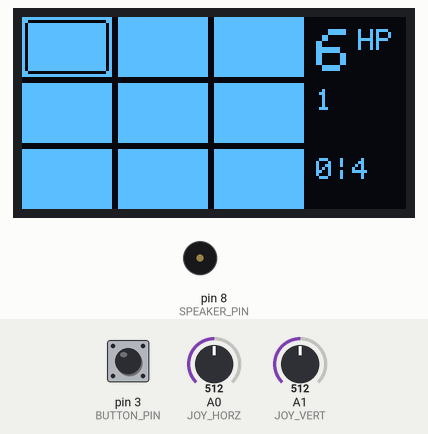
Recording of a sketch running on a simulated Arduino Uno, built with avr-gcc and run on an emulated ATmega328P. Parts: 128×64 one-colour display, buzzer (waves = sounding). The test bench sets the inputs (shaded band); at power-on: pin 3 (BUTTON_PIN) HIGH, A0 (JOY_HORZ) = 512, A1 (JOY_VERT) = 512. Random numbers use the default seed unless the sketch sets one.

Above: at 1.6 s.
1.7 s: pin 3 (BUTTON_PIN) pulled LOW for 0.15 s
At 2.2 s:
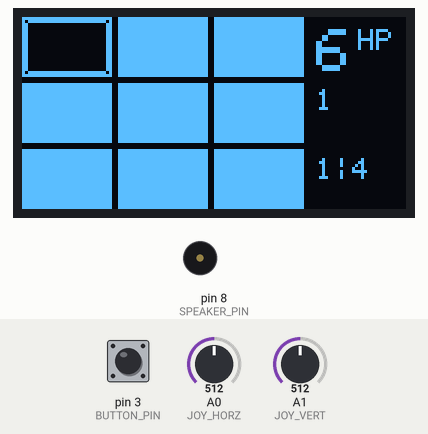
3.3 s: A0 (JOY_HORZ) set to 122
At 4.5 s:
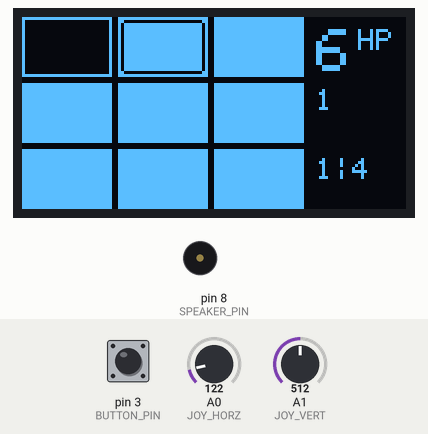
4.8 s: pin 3 (BUTTON_PIN) pulled LOW for 1 s
At 5.6 s:
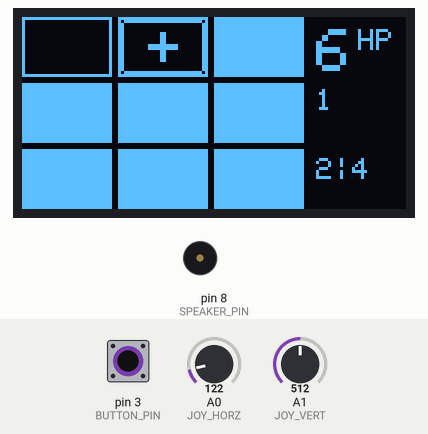
7.3 s: A1 (JOY_VERT) set to 122
At 8.4 s:
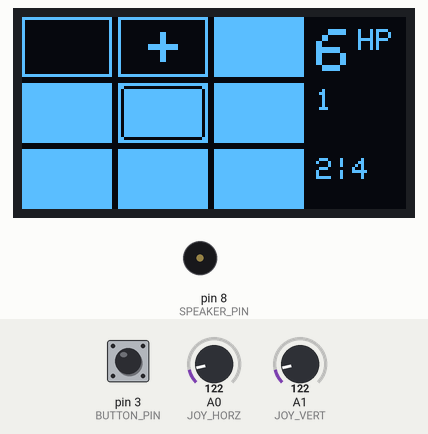
Timing chart, 0 to 9.8 s (numbered marks = the images above; inputs shaded):
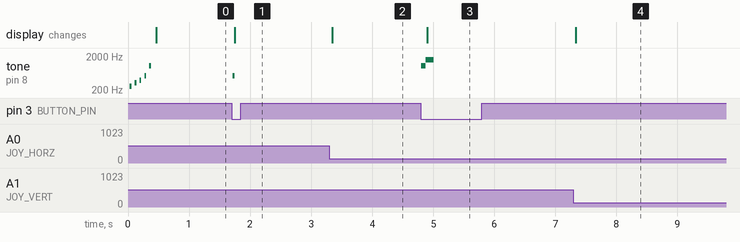

The sketch:

sketch.ino
```cpp
#include "pitches.h"
#include <Adafruit_GFX.h>
#include <Adafruit_SSD1306.h>

/* ARDUINO CESTO SOURCE CODE
 * (C) E. Balcioglu & J. Hamilton, 2026
 */

#define BUTTON_PIN  3
#define SPEAKER_PIN 8
#define JOY_HORZ    A0
#define JOY_VERT    A1
#define RANDOM_PIN  A2


// DISPLAY
const int MAX_WIDTH        = 128;
const int MAX_HEIGHT       = 64;
const int SET              = 1;
const int CLEAR            = 0;
Adafruit_SSD1306 display = Adafruit_SSD1306(MAX_WIDTH, MAX_HEIGHT, &Wire);

// GRIDS
const int GRID_COLS        = 3;
const int GRID_ROWS        = 3;
const int CELL_W           = 32;
const int CELL_H           = 22;
const int BOX_W            = 30;
const int BOX_H            = 20;
bool revealed[GRID_COLS][GRID_ROWS];

// HEALING
const int HEALTH_UP        = 2;
const int HEALTH_INSET_X   = 10;
const int HEALTH_INSET_Y   = 3;
int playerHealth           = 6;
int healthCol              = 0;
int healthRow              = 0;
bool healthFound;

// ENEMY
const int ENEMY_INSET_X    = 6;
const int ENEMY_INSET_Y    = 7;
const int MAX_ENEMIES      = 3;
int currEnemy              = 0;
int enemyCol[3]            = {0};
int enemyRow[3]            = {0};
bool enemyFound[3];

// DOOR
const int DOORS_REQUIRED   = 4;
int doorsOpened            = 0;

// CURSOR
const int CURSOR_W         = BOX_W - 2;
const int CURSOR_H         = BOX_H - 2;
const int CURSOR_INSET     = 1;
int cursorCol              = 0;
int cursorRow              = 0;

// EDGE DETECTION
int buttonPrev            = 0;
int horzPrev              = 0;
int vertPrev              = 0;

// GAME STATE
int randNum               = 0;
int currStage             = 1;
int highScore             = 1;
bool isHighScore          = false;


/* SETUP()
 * Function that runs once, when the board gets power or resets.
 * Used for config, like starting the display, or assigning pins as I/O.
 */
void setup() {
    Serial.begin(9600);
    display.begin(SSD1306_SWITCHCAPVCC, 0x3C);

    randomSeed(analogRead(RANDOM_PIN));
    pinMode(BUTTON_PIN, INPUT_PULLUP);
    pinMode(SPEAKER_PIN, OUTPUT);

    startLevel();
    playHello();
}

/* PARSEJOYSTICK() - x and y
 * Function pair that turns raw joystick inputs to readable values.
 * Each need their respective cardinal input as a integer parameter.
 */
int parseJoystickX(int horz) {
    if (horz < 200) return 1;
    else if (horz > 800) return -1;
    else return 0;
}

int parseJoystickY(int vert) {
    if (vert < 200) return 1;
    else if (vert > 800) return -1;
    else return 0;
}

/* DRAWCURSOR()
 * Function that draws the cursor in its current position.
 */
void drawCursor() {
    int x = cursorCol * CELL_W + CURSOR_INSET;
    int y = cursorRow * CELL_H + CURSOR_INSET;
    display.drawRect(x, y, CURSOR_W, CURSOR_H, SSD1306_INVERSE);
}

/* MOVECURSOR()
 * Function that updates the cursor's current position.
 * Needs both cardinal joystick values as integer parameters.
 */
void moveCursor(int horz, int vert) {
    if (horz && !horzPrev) {
        int newCol = cursorCol + horz;
        if (newCol >= 0 && newCol <= GRID_COLS - 1) {
            cursorCol = newCol;
        }
    }

    if (vert && !vertPrev) {
        int newRow = cursorRow + vert;
        if (newRow >= 0 && newRow <= GRID_ROWS - 1) {
            cursorRow = newRow;
        }
    }

    horzPrev = horz;
    vertPrev = vert;
}

/* ASSIGNCELL()
* Function that handles cell selection.
* 1/3 chance for cell to be an enemy (max 3 enemies).
* 2/9 chance for cell to be a health boost (max 1 health boost).
*/
void assignCell() {
    randNum = random(9);
    if (randNum < 3 && !allEnemiesFound()) {
        enemyFound[currEnemy] = true;
        enemyCol[currEnemy] = cursorCol;
        enemyRow[currEnemy] = cursorRow;

        playerHealth--;
        currEnemy++;
        playEnemy();
    }

    else if (randNum > 6 && !healthFound) {
        healthFound = true;
        healthCol = cursorCol;
        healthRow = cursorRow;

        playerHealth += HEALTH_UP;
        if(playerHealth > 6) playerHealth = 6;
        playHealth();
    }

    else playSelect();
}

/* REVEALCELL()
* Function that handles the mechanic of revealing a cell.
* Updates selected cell as revealed, and increments number of open doors by 1.
*/
void revealCell() {
    if (!revealed[cursorCol][cursorRow]) {
        revealed[cursorCol][cursorRow] = true;
        doorsOpened++;
        assignCell();
    }
}

/* ALLENEMIESFOUND()
 * Function that returns whether all enemies have been found.
 */
bool allEnemiesFound() {
    int ef = 0;
    for (int e = 0; e < MAX_ENEMIES; e++) {
        if (enemyFound[e]) ef++;
    }
    return ef == MAX_ENEMIES;
}

/* STARTLEVEL()
 * Function that sets game parameters to a new level, by resetting:
 *      - All revealed cells to false;
 *      - Number of open doors;
 *      - Cursor position to (0,0);
 */
void startLevel() {
    for (int col = 0; col < GRID_COLS; col++) {
        for (int row = 0; row < GRID_ROWS; row++) {
            revealed[col][row] = false;
        }
    }

    for (int enemy = 0; enemy < MAX_ENEMIES; enemy++) {
        enemyFound[enemy] = false;
    }

    doorsOpened = 0;
    cursorCol   = 0;
    cursorRow   = 0;
    currEnemy   = 0;
    healthFound = false;
}

/* LEVELCOMPLETE()
 * Function that handles level completion and transition.
 */
void levelComplete() {
    delay(500);
    startLevel();
}

/* GAMEOVER()
 * Function that handles game over by:
 *      - Updating high score;
 *      - Resetting game variables;
 *      - Displaying game over screen, and high score value;
 *      - Restarting the game;
 */
void gameOver() {
    if (currStage > highScore) {
        highScore = currStage;
        isHighScore = true;
    }

    playerHealth = 6;
    currStage    = 1;
    cursorCol    = 0;
    cursorRow    = 0;

    display.clearDisplay();
    display.display();
    delay(500);
    display.setCursor(37, 24);
    display.setTextSize(1);
    display.print("GAME OVER");

    display.setCursor(24, 32);
    display.print("High Score: ");
    display.print(highScore);
    display.display();
    playGameOver();
    delay(500);

    display.clearDisplay();
    display.display();
    delay(1000);

    startLevel();
    playHello();
}

/* DRAWGRID()
 * Function that draws the game's grids.
 * Automatically checks whether a grid has been revealed (hollow) or not (full).
 */
void drawGrid() {
    for (int col = 0; col < GRID_COLS; col++) {
        for (int row = 0; row < GRID_ROWS; row++) {
            int x = col * CELL_W;
            int y = row * CELL_H;

            if (revealed[col][row]) display.drawRect(x, y, BOX_W, BOX_H, SET);
            else display.fillRect(x, y, BOX_W, BOX_H, SET);
        }
    }
}

/* DRAWHUD()
 * Function that draws the game's HUD, including:
 *      - Player health;
 *      - HP label;
 *      - Door information;
 */
void drawHUD() {

    // Draw player health
    display.setCursor(98, 4);
    display.setTextSize(2);
    display.setTextColor(SET);
    display.print(playerHealth);

    // Draw HP label
    display.setCursor(112, 4);
    display.setTextSize(1);
    display.print("HP");

    // Draw current stage
    display.setCursor(98, 24);
    display.setTextSize(1);
    display.print(currStage);

    // Draw door information
    display.setCursor(98, 47);
    display.setTextSize(1);
    display.print(doorsOpened);
    display.print("|");
    display.print(DOORS_REQUIRED);
}

/* DRAWENEMIES()
 * Function that draws an enemy on the previously determined enemy cell
 */
void drawEnemies() {
    int e = 0;
    while (e < MAX_ENEMIES && enemyFound[e]) {
        display.setTextSize(1);
        display.setCursor(
            enemyCol[e] * CELL_W + ENEMY_INSET_X,
            enemyRow[e] * CELL_H + ENEMY_INSET_Y
        );

        display.print("^~^");
        e++;
    }
}

/* DRAWHEALTH()
 * Function that draws an health sign on the previously determined health cell
 */
void drawHealth() {
    if(healthFound) {
        display.setTextSize(2);
        display.setCursor(
            healthCol * CELL_W + HEALTH_INSET_X,
            healthRow * CELL_H + HEALTH_INSET_Y
        );

        display.print("+");
    }
}

/* PLAYHELLO()
 * Function that plays sound at game start.
 */
void playHello() {
    tone(SPEAKER_PIN, NOTE_C4, 30);
    delay(80);

    tone(SPEAKER_PIN, NOTE_E4, 30);
    delay(80);

    tone(SPEAKER_PIN, NOTE_G4, 30);
    delay(80);

    tone(SPEAKER_PIN, NOTE_C5, 30);
    delay(80);

    tone(SPEAKER_PIN, NOTE_C6, 30);
    delay(80);
}

/* PLAYSELECT()
 * Function that plays sound at cell selection.
 */
void playSelect() {
    tone(SPEAKER_PIN, NOTE_C5, 30);
}

/* PLAYENEMY()
 * Function that plays sound at enemy reveal.
 */
void playEnemy() {
    tone(SPEAKER_PIN, NOTE_C7, 200);
}

/* PLAYHEALTH()
 * Function that plays sound at health reveal.
 */
void playHealth() {
    tone(SPEAKER_PIN, NOTE_C6, 70);
    delay(70);
    tone(SPEAKER_PIN, NOTE_G6, 130);
}

/* PLAYGAMEOVER()
 * Function that plays sound at game over.
 */
void playGameOver() {
    tone(SPEAKER_PIN, NOTE_GS5, 50);
    delay(250);

    tone(SPEAKER_PIN, NOTE_G5, 50);
    delay(250);

    tone(SPEAKER_PIN, NOTE_FS5, 50);
    delay(250);

    tone(SPEAKER_PIN, NOTE_F5, 50);
    delay(250);

    tone(SPEAKER_PIN, NOTE_E5, 50);
    delay(250);

    tone(SPEAKER_PIN, NOTE_DS5, 1000);
    delay(250);
}

/* LOOP()
 * Function that runs forever, while the board has power, starting as soon as setup() finishes.
 * Without a delay(ms), it can run thousands of times a second.
 */
void loop() {

    // --- INPUT HANDLING ---
    int button_raw = digitalRead(BUTTON_PIN);
    int horz       = parseJoystickX(analogRead(JOY_HORZ));
    int vert       = parseJoystickY(analogRead(JOY_VERT));

    int button = 0;
    if (button_raw == 0) { button = 1;
    } else button = 0;

    // --- UPDATE GAME ---
    moveCursor(horz, vert);

    if (button && !buttonPrev) revealCell();
    buttonPrev = button;

    // --- DRAW DISPLAY ---
    display.clearDisplay();
    drawHUD();
    drawGrid();
    drawCursor();
    drawEnemies();
    drawHealth();
    display.display();

    // --- GAME STATES ---
    if (doorsOpened == DOORS_REQUIRED) {
        currStage++;
        levelComplete();
    }

    if (playerHealth == 0) gameOver();
}
```

pitches.h
```cpp
/**************************************************
   This file defines constants with the frequency
   of different musical notes.
 *************************************************/

#define NOTE_B0  31
#define NOTE_C1  33
#define NOTE_CS1 35
#define NOTE_D1  37
#define NOTE_DS1 39
#define NOTE_E1  41
#define NOTE_F1  44
#define NOTE_FS1 46
#define NOTE_G1  49
#define NOTE_GS1 52
#define NOTE_A1  55
#define NOTE_AS1 58
#define NOTE_B1  62
#define NOTE_C2  65
#define NOTE_CS2 69
#define NOTE_D2  73
#define NOTE_DS2 78
#define NOTE_E2  82
#define NOTE_F2  87
#define NOTE_FS2 93
#define NOTE_G2  98
#define NOTE_GS2 104
#define NOTE_A2  110
#define NOTE_AS2 117
#define NOTE_B2  123
#define NOTE_C3  131
#define NOTE_CS3 139
#define NOTE_D3  147
#define NOTE_DS3 156
#define NOTE_E3  165
#define NOTE_F3  175
#define NOTE_FS3 185
#define NOTE_G3  196
#define NOTE_GS3 208
#define NOTE_A3  220
#define NOTE_AS3 233
#define NOTE_B3  247
#define NOTE_C4  262
#define NOTE_CS4 277
#define NOTE_D4  294
#define NOTE_DS4 311
#define NOTE_E4  330
#define NOTE_F4  349
#define NOTE_FS4 370
#define NOTE_G4  392
#define NOTE_GS4 415
#define NOTE_A4  440
#define NOTE_AS4 466
#define NOTE_B4  494
#define NOTE_C5  523
#define NOTE_CS5 554
#define NOTE_D5  587
#define NOTE_DS5 622
#define NOTE_E5  659
#define NOTE_F5  698
#define NOTE_FS5 740
#define NOTE_G5  784
#define NOTE_GS5 831
#define NOTE_A5  880
#define NOTE_AS5 932
#define NOTE_B5  988
#define NOTE_C6  1047
#define NOTE_CS6 1109
#define NOTE_D6  1175
#define NOTE_DS6 1245
#define NOTE_E6  1319
#define NOTE_F6  1397
#define NOTE_FS6 1480
#define NOTE_G6  1568
#define NOTE_GS6 1661
#define NOTE_A6  1760
#define NOTE_AS6 1865
#define NOTE_B6  1976
#define NOTE_C7  2093
#define NOTE_CS7 2217
#define NOTE_D7  2349
#define NOTE_DS7 2489
#define NOTE_E7  2637
#define NOTE_F7  2794
#define NOTE_FS7 2960
#define NOTE_G7  3136
#define NOTE_GS7 3322
#define NOTE_A7  3520
#define NOTE_AS7 3729
#define NOTE_B7  3951
#define NOTE_C8  4186
#define NOTE_CS8 4435
#define NOTE_D8  4699
#define NOTE_DS8 4978
```

Measured:
- after the input at 1.7 s, tone on pin 8 (SPEAKER_PIN): silent → 523 Hz at once, → silent 0.03 s later; the display: changes after 0.05 s (image 1)
- after the input at 3.3 s, the display: changes after 0.05 s (image 2)
- after the input at 4.8 s, tone on pin 8 (SPEAKER_PIN): silent → 1047 Hz at once, → 1568 Hz 0.07 s later, → silent 0.13 s later; the display: changes after 0.11 s (image 3)
- after the input at 7.3 s, the display: changes at once (image 4)
